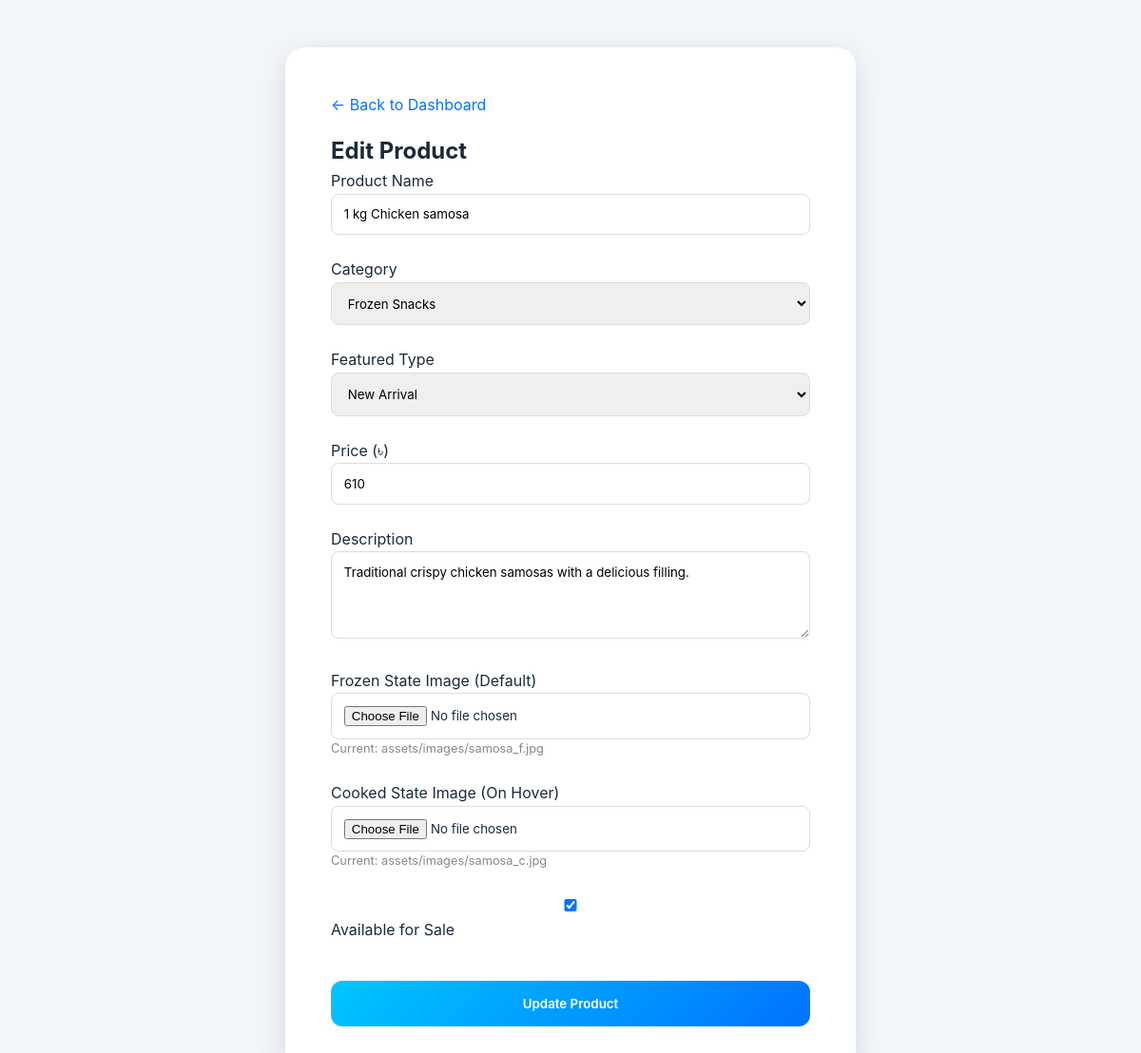
Screenshot of /admin/edit_product.php?id=18 (signed in) with the database file from the repository.
### tables this page shows
CREATE TABLE products (
        id INTEGER PRIMARY KEY AUTOINCREMENT,
        name TEXT NOT NULL,
        description TEXT,
        price REAL NOT NULL,
        image_url TEXT,
        category TEXT,
        is_available INTEGER DEFAULT 1,
        created_at DATETIME DEFAULT CURRENT_TIMESTAMP
    , featured_type TEXT DEFAULT 'None', cooked_image_url TEXT);

### admin/edit_product.php (the view, shortened to what this page needs)
<?php
require_once __DIR__ . '/../includes/db.php';
$id = $_GET['id'] ?? 0;
$stmt = $pdo->prepare("SELECT * FROM products WHERE id = ?");
$stmt->execute([$id]);
$product = $stmt->fetch();
?>
<!DOCTYPE html>
<html lang="en">
<head>
    <link rel="stylesheet" href="../assets/css/style.css">
</head>
<body style="background: #f4f7f9;">
    <div class="form-card">
        <a href="index.php" style="text-decoration:none; color:#0072ff; margin-bottom: 1rem; display:block;">← Back to Dashboard</a>
        <h2>Edit Product</h2>
        <form method="POST" enctype="multipart/form-data">
            <div class="form-group">
                <label>Product Name</label>
                <input type="text" name="name" value="<?php echo htmlspecialchars($product['name']); ?>" required>
            </div>
            <div class="form-group">
                <label>Category</label>
                <select name="category" required>
                    <option value="Frozen Snacks" <?php if($product['category'] == 'Frozen Snacks') echo 'selected'; ?>>Frozen Snacks</option>
                </select>
            </div>
            <div class="form-group">
                <label>Featured Type</label>
                <select name="featured_type">
                    <option value="New Arrival" <?php if($product['featured_type'] == 'New Arrival') echo 'selected'; ?>>New Arrival</option>
                </select>
            </div>
            <div class="form-group">
                <label>Price (৳)</label>
                <input type="number" step="0.01" name="price" value="<?php echo $product['price']; ?>" required>
            </div>
            <div class="form-group">
                <label>Description</label>
                <textarea name="description" rows="4"><?php echo htmlspecialchars($product['description']); ?></textarea>
            </div>
            <div class="form-group">
                <label>Frozen State Image (Default)</label>
                <input type="file" name="image" accept="image/*">
                <p style="font-size: 0.8rem; color: #888;">Current: <?php echo $product['image_url']; ?></p>
            </div>
            <div class="form-group">
                <label>Cooked State Image (On Hover)</label>
                <input type="file" name="cooked_image" accept="image/*">
                <p style="font-size: 0.8rem; color: #888;">Current: <?php echo $product['cooked_image_url']; ?></p>
            </div>
            <div class="form-group">
                <label>
                    <input type="checkbox" name="is_available" <?php echo $product['is_available'] ? 'checked' : ''; ?>>
                    Available for Sale
                </label>
            </div>
            <button type="submit" class="add-btn">Update Product</button>
        </form>
    </div>
</body>
</html>

### assets/css/style.css (style rules this page uses)
:root { --primary-gradient: linear-gradient(135deg, #00c6ff 0%, #0072ff 100%); --fire-gradient: linear-gradient(135deg, #f093fb 0%, #f5576c 100%); --ice-bg: #f8fbff; --text-dark: #1a2a3a; --text-light: #ffffff; --glass-bg: rgba(255, 255, 255, 0.8); --glass-border: rgba(255, 255, 255, 0.2); --shadow: 0 8px 32px 0 rgba(31, 38, 135, 0.15); }
* { margin: 0; padding: 0; box-sizing: border-box; font-family: 'Outfit', 'Inter', sans-serif; }
body { background-color: var(--ice-bg); color: var(--text-dark); line-height: 1.6; overflow-x: hidden; }
.add-btn { width: 100%; padding: 1rem; border: none; background: var(--primary-gradient); color: white; font-weight: 600; cursor: pointer; transition: opacity 0.3s; margin-top: 1rem; border-radius: 12px; }

### admin/edit_product.php (style rules this page uses)
.form-card { max-width: 600px; margin: 50px auto; background: white; padding: 3rem; border-radius: 20px; box-shadow: var(--shadow); }
.form-group { margin-bottom: 1.5rem; }
input, textarea, select { width: 100%; padding: 0.8rem; border: 1px solid #ddd; border-radius: 8px; }

### rows the page displays
products: name "1 kg Chicken samosa", category "Frozen Snacks", featured_type "New Arrival", price "610", description "Traditional crispy chicken samosas with a delicious filling.", image_url "assets/images/samosa_f.jpg", cooked_image_url "assets/images/samosa_c.jpg", is_available "☑"
